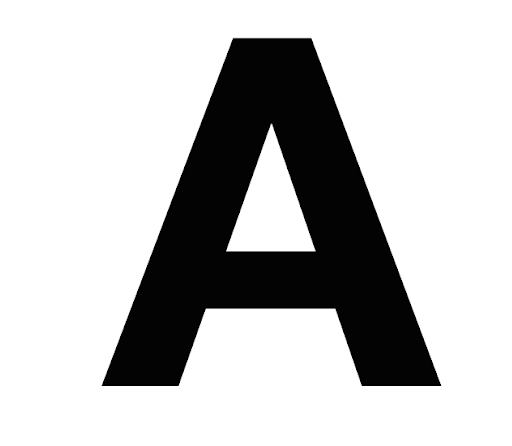
#> input picture a.png, 512 x 446 px
$ python templateMatching.py
#> lines starting #> are read from the running program, lines starting #| are printed output that depends on the picture; after the words box and inside, x2 and y2 are one past the last pixel; in counts of white or black regions, pixels touching at a corner belong together
# import the necessary packages
import numpy as np
import imutils
import glob
import cv2


template = cv2.imread("a.png")
#> template is the input picture: shape (446, 512, 3); min 0, max 255, mean 194.5
template = cv2.cvtColor(template, cv2.COLOR_BGR2GRAY)
#> template: shape (446, 512)
template = cv2.Canny(template, 50, 200)
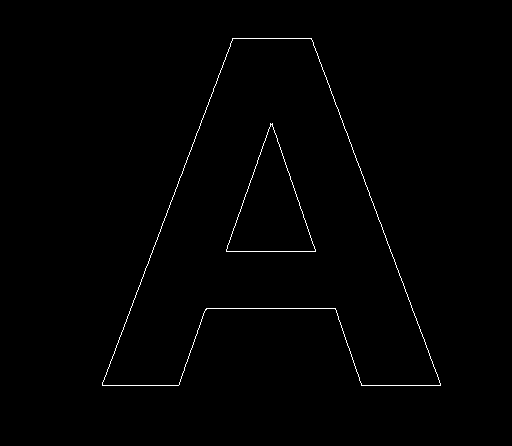
#> template: shape (446, 512); 0.68% white in thin lines or dots, all inside (x1, y1, x2, y2) = (102, 38, 441, 386)
(tH, tW) = template.shape[:2]
#> tH = 446; tW = 512
cv2.imshow("Template", template)
cv2.waitKey(0)

image = cv2.imread("a-scene.jpg")
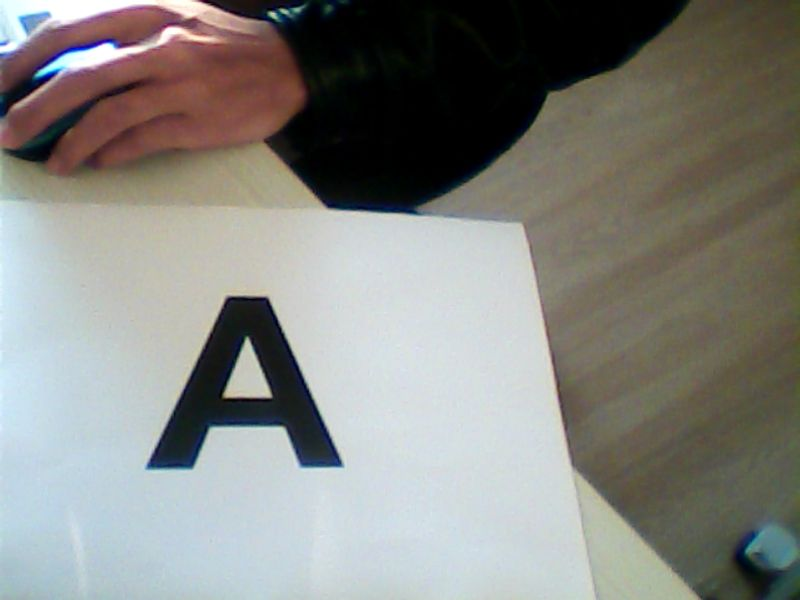
#> input picture a-scene.jpg, 800 x 600 px
#> image is the input picture: shape (600, 800, 3); mean B, G, R 129.7, 134.4, 134.1
gray = cv2.cvtColor(image, cv2.COLOR_BGR2GRAY)
found = None
# loop over the scales of the image
for scale in np.linspace(0.2, 1.0, 20)[::-1]:
	# resize the image according to the scale, and keep track
	# of the ratio of the resizing
	resized = imutils.resize(gray, width = int(gray.shape[1] * scale))
	r = gray.shape[1] / float(resized.shape[1])
	# if the resized image is smaller than the template, then break
	# from the loop
	if resized.shape[0] < tH or resized.shape[1] < tW:
		break
	edged = cv2.Canny(resized, 50, 200)
	result = cv2.matchTemplate(edged, template, cv2.TM_CCOEFF)
	(_, maxVal, _, maxLoc) = cv2.minMaxLoc(result)
	# check to see if the iteration should be visualized
	# draw a bounding box around the detected region
	clone = np.dstack([edged, edged, edged])
	cv2.rectangle(clone, (maxLoc[0], maxLoc[1]),
		(maxLoc[0] + tW, maxLoc[1] + tH), (0, 0, 255), 2)
	cv2.imshow("Visualize", clone)
	cv2.waitKey(0)
	# if we have found a new maximum correlation value, then update
	# the bookkeeping variable
	if found is None or maxVal > found[0]:
		found = (maxVal, maxLoc, r)
#> this loop made 8 passes
#> (maxVal, found) on pass 1: (6622385.5, (6622385.5, (110, 41), 1))
#> (maxVal, maxLoc) on passes 2 to 7: (5438825.5, (101, 22)), (5470321, (92, 5)), (3107669.2, (35, 23)), (3175615.2, (141, 2)), (2326271, (39, 20)), (2567259, (30, 1))
#> pass 1, `result = cv2.matchTemplate(edged, template, cv2.TM_CCOEFF)`:
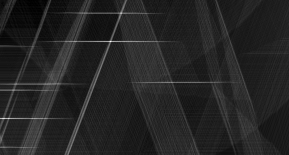
#> result: shape (155, 289) float32; min -1075053.2, max 6622385.5, mean 35582.2; drawn with min black and max white
#> pass 1, `cv2.imshow("Visualize", clone)`:
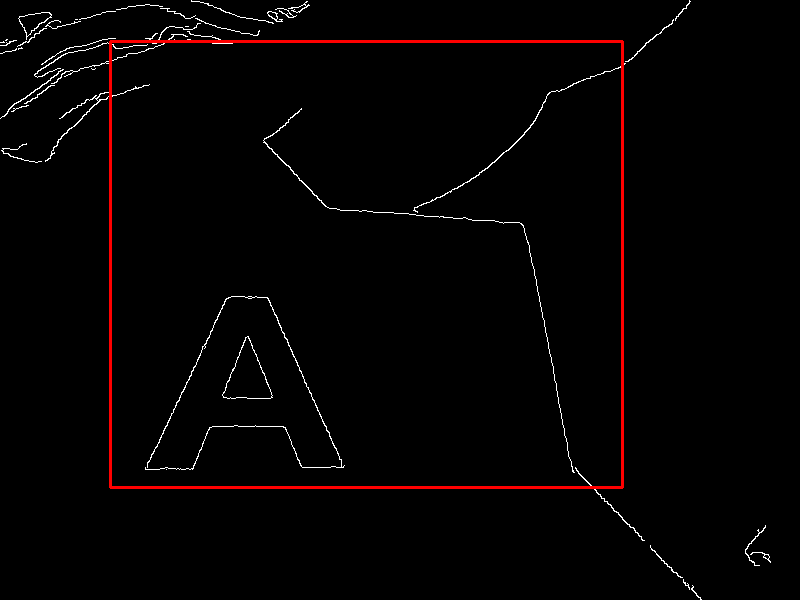
#> window 'Visualize': shape (600, 800, 3); mean B, G, R 2.3, 2.3, 5.3
#> after the loop:
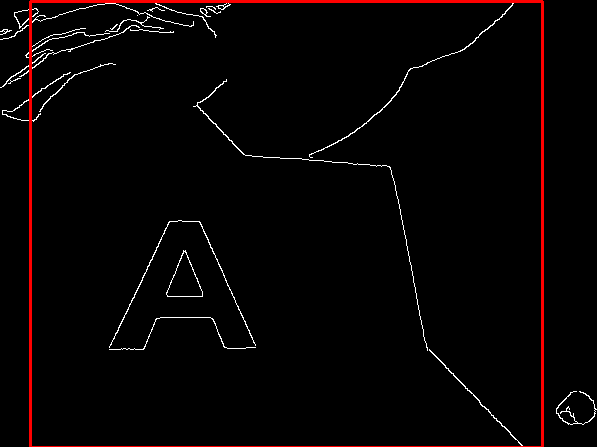
#> clone: shape (447, 597, 3); mean of channels 0, 1, 2 3.1, 3.1, 7.6; drawn as B, G, R
#> after the loop:
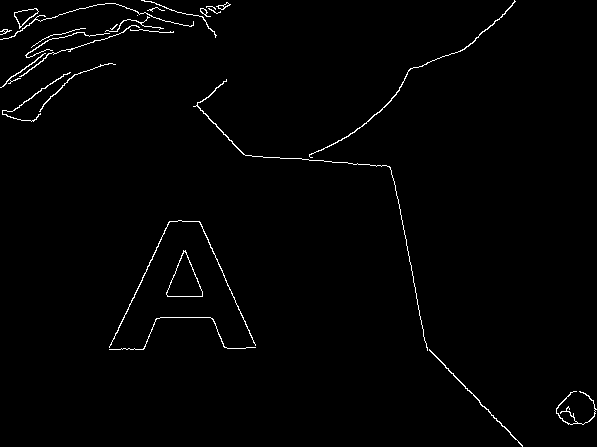
#> edged: shape (447, 597); 1.3% white in thin lines or dots

(_, maxLoc, r) = found
#> maxLoc = (110, 41); r = 1
(startX, startY) = (int(maxLoc[0] * r), int(maxLoc[1] * r))
#> startX = 110; startY = 41
(endX, endY) = (int((maxLoc[0] + tW) * r), int((maxLoc[1] + tH) * r))
#> endX = 622; endY = 487
# draw a bounding box around the detected result and display the image
cv2.rectangle(image, (startX, startY), (endX, endY), (0, 0, 255), 2)
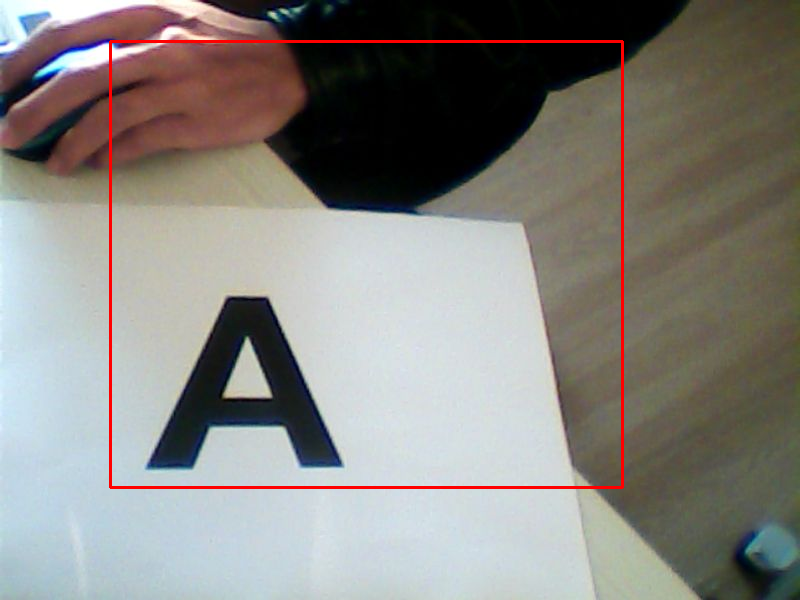
#> image: shape (600, 800, 3); 1.2% of pixels changed, all inside (x1, y1, x2, y2) = (109, 40, 624, 489)
cv2.imshow("Image", image)
cv2.waitKey(0)
